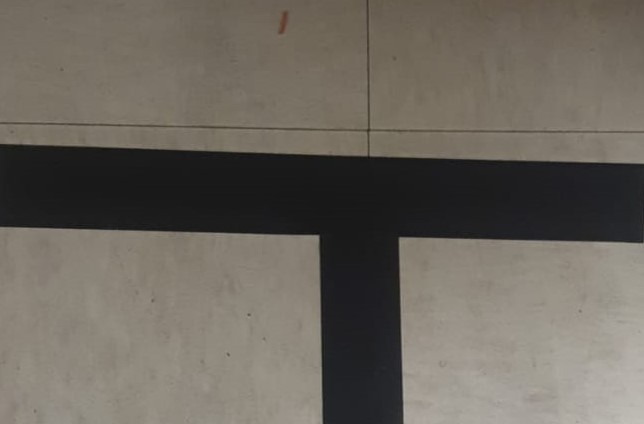
#> input picture Generated Images/T_junction.jpeg, 644 x 424 px
$ python -i corner_detection.py   (imports and definitions only)
#> lines starting #> are read from the running program, lines starting #| are printed output that depends on the picture; after the words box and inside, x2 and y2 are one past the last pixel; in counts of white or black regions, pixels touching at a corner belong together
import cv2
import numpy as np

def detect_intersection(img):
    expected_corners = 4


    blur = cv2.blur(img,(6,6))
    ret,thresh1 = cv2.threshold(blur,168,255,cv2.THRESH_BINARY)
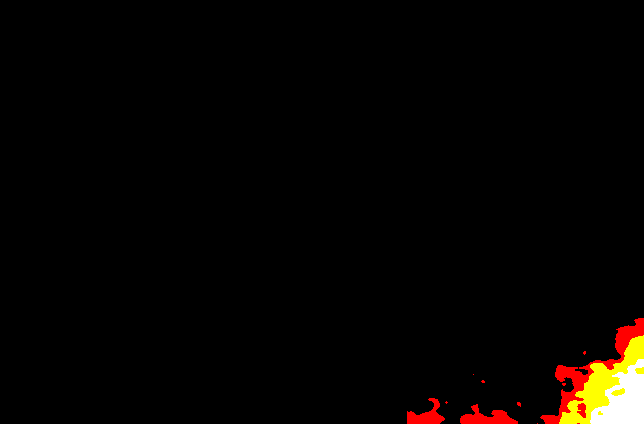
#> thresh1: shape (424, 644, 3); mean R, G, B 6.8, 4.1, 1.9
    hsv = cv2.cvtColor(thresh1, cv2.COLOR_RGB2HSV)
#> hsv: shape (424, 644, 3); mean H, S, V 0.3, 4.9, 6.8

    # Define range of white color in HSV
    lower_white = np.array([0, 0, 168])
    upper_white = np.array([172, 111, 255])
    # Threshold the HSV image
    mask = cv2.inRange(hsv, lower_white, upper_white)
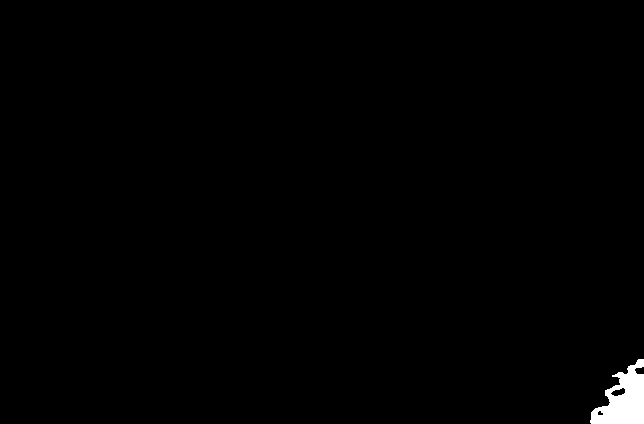
#> mask: shape (424, 644); 0.75% white; 1 white region, box (x1, y1, x2, y2) and area: (590, 359, 644, 424) 2038

    kernel_erode = np.ones((6,6), np.uint8)
    eroded_mask = cv2.erode(mask, kernel_erode, iterations=1)
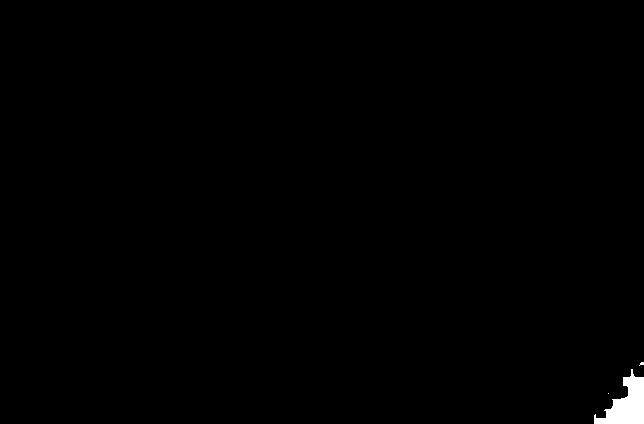
#> eroded_mask: shape (424, 644); 0.52% white; 3 white regions (2 under 20 px), largest, box (x1, y1, x2, y2) and area: (594, 369, 644, 424) 1397
    kernel_dilate = np.ones((4,4), np.uint8)
    dilated_mask = cv2.dilate(eroded_mask, kernel_dilate, iterations=1)
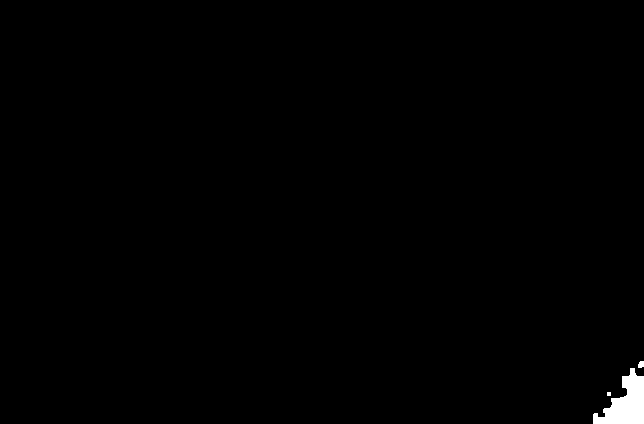
#> dilated_mask: shape (424, 644); 0.59% white; 3 white regions (1 under 20 px), largest, box (x1, y1, x2, y2) and area: (593, 368, 644, 424) 1555, (638, 361, 644, 368) 36
    gray = np.float32(dilated_mask)


    dst = cv2.cornerHarris(gray,5,3,0.10)
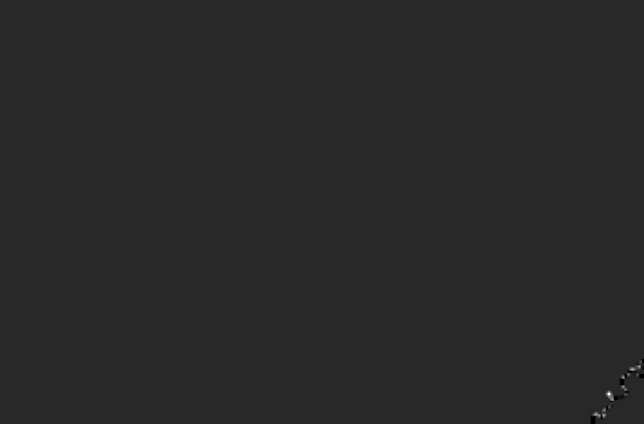
#> dst: shape (424, 644) float32; min -69618144, max 371145280, mean 52090.5; drawn with min black and max white
    corners = cv2.goodFeaturesToTrack(gray, 5,0.5,20)
#> corners = [[604, 416], [610, 395], [622, 376]]
    #print("corners", corners)
    try:
        corners = np.int0(corners)
        if len(corners) >= expected_corners:
            print("Intersection !")
            return True
        """
        for i in corners:
            x, y = i.ravel()
            print(x,y)
            cv2.circle(img, (x, y),3,255,-1)
        #result is dilated for marking the corners, not important
        dst = cv2.dilate(dst,None)
        cv2.imwrite('out_test.png', img)
        # Threshold for an optimal value, it may vary depending on the image.
        img[dst>0.02*dst.max()]=[0,0,255]
        """
        return False
    except Exception:
        return False

    #cv2.imshow('dst',img)
    #if cv2.waitKey(0) & 0xff == 27:
    #    cv2.destroyAllWindows()

>>> import cv2
>>> picture = cv2.cvtColor(cv2.imread('Generated Images/T_junction.jpeg'), cv2.COLOR_BGR2RGB)
>>> result = detect_intersection(picture)
#> result = False
